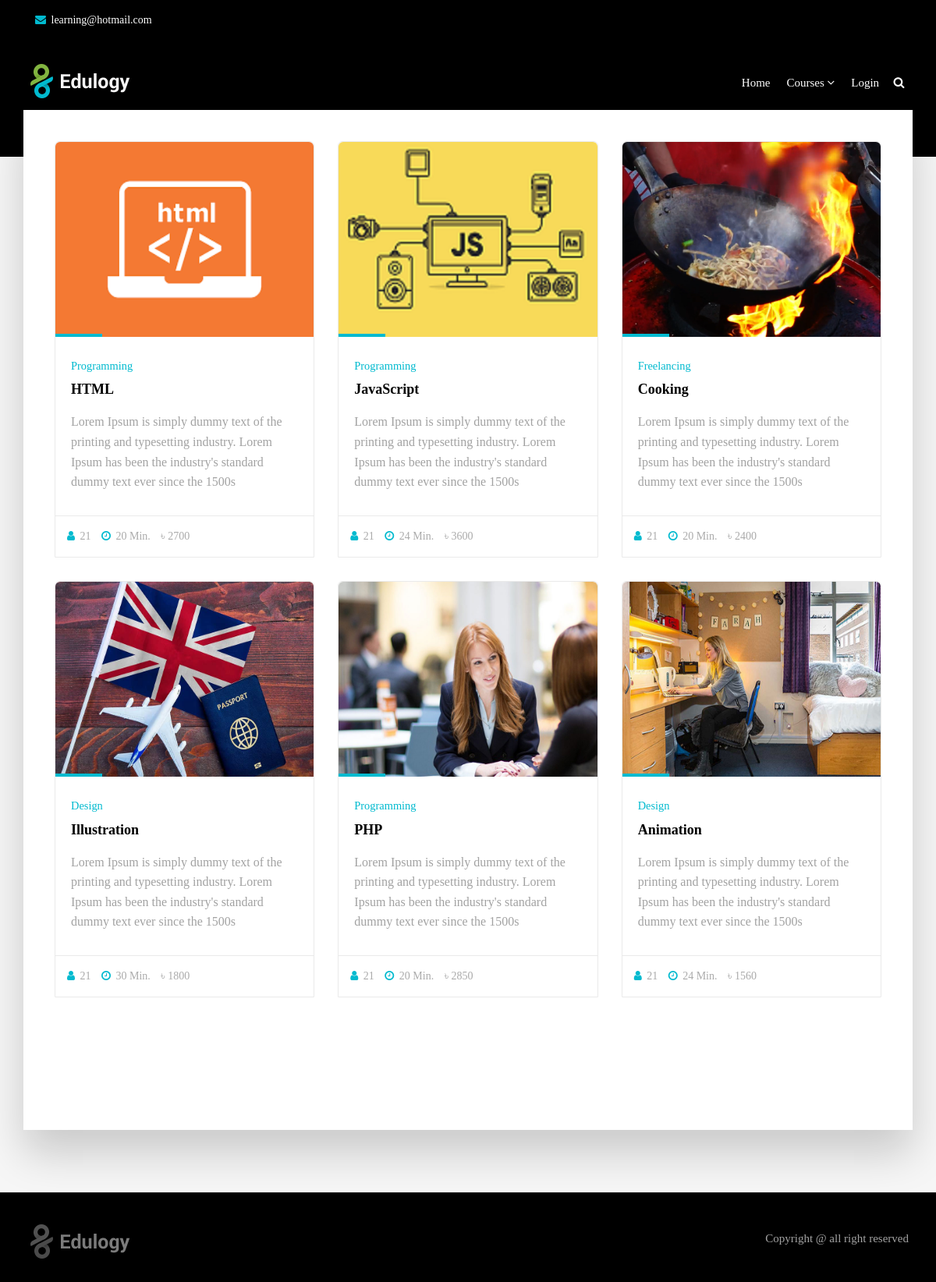
Screenshot of /search.php with the database file from the repository.
### tables this page shows
CREATE TABLE `courses` (
  `course_id` int(11) NOT NULL,
  `category_id` int(11) NOT NULL,
  `course_title` varchar(191) NOT NULL,
  `banner` varchar(191) NOT NULL,
  `short_description` text NOT NULL,
  `description` longtext NOT NULL,
  `price` varchar(191) NOT NULL,
  `discount` varchar(100) NOT NULL,
  `hours` varchar(100) NOT NULL,
  `total_hit` int(11) NOT NULL,
  `ratting` int(11) NOT NULL,
  `demo_video` varchar(191) DEFAULT NULL,
  `is_active` tinyint(4) NOT NULL,
  `created_at` timestamp NOT NULL DEFAULT current_timestamp()
);

CREATE TABLE `categories` (
  `cat_id` int(11) NOT NULL,
  `cat_name` varchar(191) NOT NULL,
  `is_active` tinyint(4) NOT NULL DEFAULT 0
);

### search.php (the view, shortened to what this page needs)
<?php include 'header.php'; ?>
<section class="section db p120">
    <div class="container">
        <div class="row">
            <div class="col-md-12">
            </div>
        </div>
    </div>
</section>
<section class="section gb nopadtop">
    <div class="container">
        <div class="boxed boxedp4">
            <div class="row blog-grid">
                <?php
                $key = $_GET['search'];
                $query = "SELECT * FROM courses left join categories on categories.cat_id = courses.category_id where courses.is_active = 0 and course_title LIKE '%$key%' OR short_description LIKE '%$key%' OR description LIKE '%$key%' Order By course_id DESC";
                $result = $con->query($query);
                if ($result->num_rows > 0) {
                    foreach ($result as  $value) {
                ?>
                        <div class="col-md-4">
                            <div class="course-box">
                                <div class="image-wrap entry">
                                    <img style="width: 333px; height:250px;" src="<?php echo  $value['banner']; ?>" alt="" class="img-responsive">
                                </div>
                                <div class="course-details">
                                    <h4>
                                        <small><?php echo  $value['cat_name']; ?></small>
                                        <a href="single-course.php?courseid=<?php echo $value['course_id'] ?>" title=""><?php echo  $value['course_title']; ?></a>
                                    </h4>
                                    <p><?php echo  $value['short_description']; ?></p>
                                </div>
                                <div class="course-footer clearfix">
                                    <div class="pull-left">
                                        <ul class="list-inline">
                                            <li><a href="#"><i class="fa fa-user"></i> 21</a></li>
                                            <li><a href="#"><i class="fa fa-clock-o"></i> <?php echo  $value['hours']; ?> Min.</a></li>
                                            <li><a href="#">৳ <?php echo round($value['price'] - (($value['price'] * $value['discount']) / 100)); ?></a></li>
                                        </ul>
                                    </div>
                                </div>
                            </div>
                        </div>
                <?php }
                } ?>
            </div>
        </div>
    </div>
</section>
<?php include 'footer.php'; ?>

### style.css (style rules this page uses)
body { background-color: #f6f6f6; line-height: 1.6; font-size: 16px; color: #a2a2a2; }
body, p, li, a { font-family: Cambria, Cochin, Georgia, Times, 'Times New Roman', serif; }
.course-details h4 a, .readmore, .testimonial strong, h1, h2, h3, h4, h5, h6 { color: rgb(0, 0, 0); }
h1, h2, h3, h4, h5, h6 { line-height: 1.5; }
.cop-logo img, a { color: #000; text-decoration: none !important; -webkit-transition: all ease 0.3s; -moz-transition: all ease 0.3s; transition: all ease 0.3s; }
.boxed { box-shadow: 0 30px 50px 0 rgba(1, 1, 1, 0.18); padding: 8rem 4rem 8rem; background-color: #ffffff; margin-top: -60px; }
.boxed.boxedp4 { padding-top: 4rem; }
.section { background-color: #ffffff; padding: 8rem 0; position: relative; display: block; }
.section.gb { background-color: #f6f6f6; }
.section.db { background-color: #000000; }
.nopadtop { padding-top: 0 !important; }
.course-box { border-radius: 6px 6px 0 0; background-color: #ffffff; border: 1px solid #eaeaea; }
.course-box img { border-radius: 6px 6px 0 0; width: 100%; }
.course-details { padding: 3rem 2rem; }
.course-details h4 { font-size: 18px; padding: 0 0 1.5rem; font-weight: 700; margin: 0; }
.course-box small { display: block; font-size: 80%; margin-bottom: 10px; }
.course-details p { padding-bottom: 0; margin-bottom: 0; }
.course-footer ul { padding-bottom: 0; margin-bottom: 0; font-size: 14px; }
.course-footer a { color: #aaa; }
.course-footer i { padding-right: 3px; }
.course-footer { border-top: 1px solid #eaeaea; padding: 15px; }
.entry { position: relative; }
.image-wrap img { width: 100%; }
.image-wrap:after { content: ""; width: 60px; height: 4px; position: absolute; bottom: 0; left: 0; background-color: #111; right: 0; }
.blog-grid .col-md-6, .blog-grid .col-md-4 { margin-bottom: 30px }
.p120 { padding-bottom: 120px !important; }
.shop-desc small, .shop-meta a, .authorbox small, blockquote:before, blockquote:after, .blog-meta small a, .small-box i, .copyrights ul li:hover a, .footer .readmore, .breadcrumb>li a, .yamm h4, .yamm-content li:hover a, .yamm .hassubmenu li:hover a, .check li:before, .stat-count h3, .blog-desc h4:hover a, .post-meta li:after, .course-box small, .course-details h4:hover a, .course-footer i, a:hover, a:focus, .box i, .topbar .text-left i { color: #01bacf; }
.cb, .box .event-desc small, .pagination a, .pagination>.active>a, .pagination>.active>a:focus, .pagination>.active>a:hover, .pagination>.active>span, .pagination>.active>span:focus, .pagination>.active>span:hover, .tags-widget a, .owl-theme-01 .owl-nav [class*="owl-"]:hover, .yamm .dropdown-menu li:hover .menu-button, .yamm .dropdown-menu li .menu-button, mark, .bgcolor1, .image-wrap:before, .image-wrap:after, .btn-primary { border-color: #01bacf; background-color: #01bacf; box-shadow: inset 0 0 0 0 #00a8bd; -webkit-transition: all ease 0.5s; -moz-transition: all ease 0.5s; transition: all ease 0.5s; }

### rows the page displays
courses: banner (picture), category.cat_name "Programming", course_title "HTML", short_description "Lorem Ipsum is simply dummy text of the printing and typesetting industry. Lorem Ipsum has been the industry's standard dummy text ever since the 1500s", hours "20", $value['price'] - (($value['price'] * $value['discount']) / 100) "2700"
courses: banner (picture), category.cat_name "Programming", course_title "JavaScript", short_description "Lorem Ipsum is simply dummy text of the printing and typesetting industry. Lorem Ipsum has been the industry's standard dummy text ever since the 1500s", hours "24", $value['price'] - (($value['price'] * $value['discount']) / 100) "3600"
courses: banner (picture), category.cat_name "Freelancing", course_title "Cooking", short_description "Lorem Ipsum is simply dummy text of the printing and typesetting industry. Lorem Ipsum has been the industry's standard dummy text ever since the 1500s", hours "20", $value['price'] - (($value['price'] * $value['discount']) / 100) "2400"
courses: banner (picture), category.cat_name "Design", course_title "Illustration", short_description "Lorem Ipsum is simply dummy text of the printing and typesetting industry. Lorem Ipsum has been the industry's standard dummy text ever since the 1500s", hours "30", $value['price'] - (($value['price'] * $value['discount']) / 100) "1800"
courses: banner (picture), category.cat_name "Programming", course_title "PHP", short_description "Lorem Ipsum is simply dummy text of the printing and typesetting industry. Lorem Ipsum has been the industry's standard dummy text ever since the 1500s", hours "20", $value['price'] - (($value['price'] * $value['discount']) / 100) "2850"
courses: banner (picture), category.cat_name "Design", course_title "Animation", short_description "Lorem Ipsum is simply dummy text of the printing and typesetting industry. Lorem Ipsum has been the industry's standard dummy text ever since the 1500s", hours "24", $value['price'] - (($value['price'] * $value['discount']) / 100) "1560"
